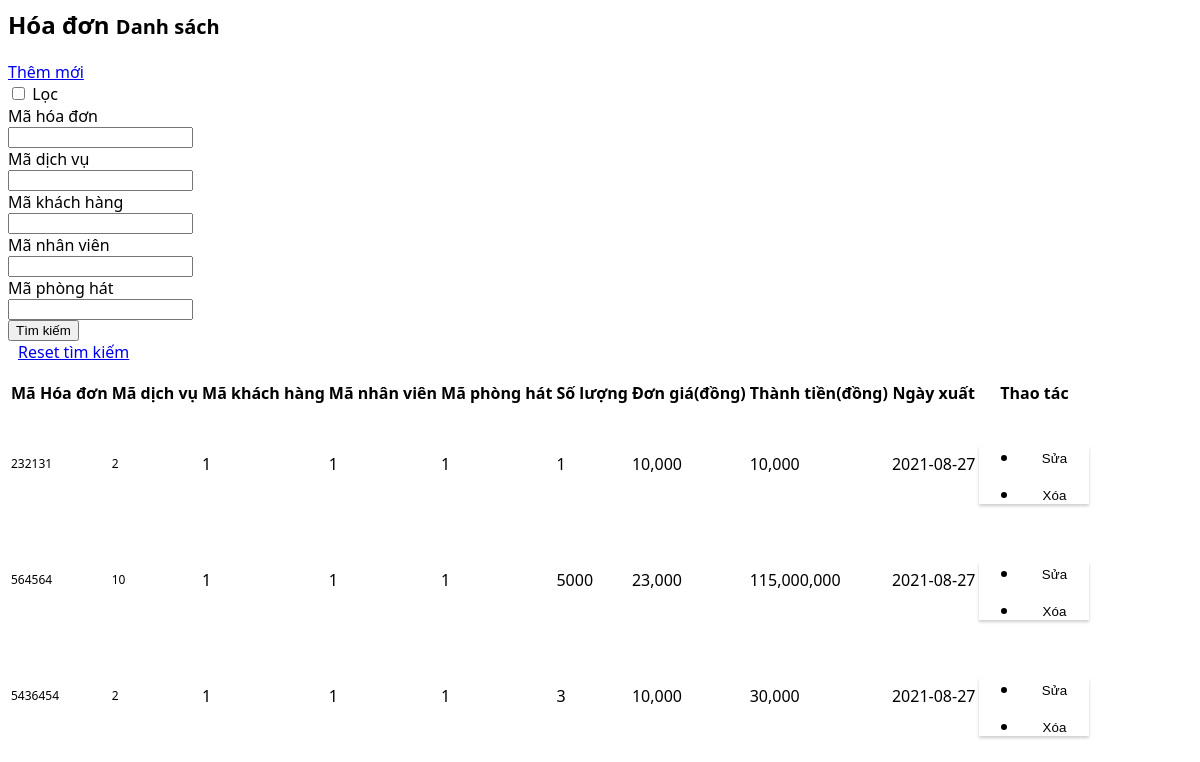
The app's page /views/hoadon/index.php with its own data.
### tables this page shows
CREATE TABLE `hoadon` (
  `IdHoaDon` bigint(20) UNSIGNED NOT NULL,
  `IdDichVu` bigint(20) UNSIGNED NOT NULL,
  `IdKhachHang` bigint(20) UNSIGNED NOT NULL,
  `IdNhanVien` bigint(20) UNSIGNED NOT NULL,
  `IdPhongHat` bigint(20) UNSIGNED NOT NULL,
  `SoLuong` int(11) NOT NULL,
  `NgayTao` date NOT NULL,
  `created_at` timestamp NULL DEFAULT NULL,
  `updated_at` timestamp NULL DEFAULT NULL
);

CREATE TABLE `dichvu` (
  `IdDichVu` bigint(20) UNSIGNED NOT NULL,
  `TenDV` varchar(255) NOT NULL,
  `Mota` text NOT NULL,
  `DonGia` varchar(255) NOT NULL,
  `SoLuong` int(11) NOT NULL,
  `TrangThai` int(11) NOT NULL,
  `created_at` timestamp NULL DEFAULT NULL,
  `updated_at` timestamp NULL DEFAULT NULL
);

### models/HoaDon.php (called while the page is built, shortened)
<?php
require_once 'models/Model.php';
class HoaDon extends Model
{
    private $cn;
		function __construct(){
			$this->cn = new Model();
		}
    public function DanhSachHoaDon()
    {
        $sql = "SELECT hoadon.*, dichvu.DonGia FROM hoadon INNER JOIN dichvu ON hoadon.IdDichVu = dichvu.IdDichVu";
        return $this->cn->FetchAll($sql);
    }
}

### models/Model.php (called while the page is built, shortened)
<?php
class Model {
  private $DB_NAME = 'karaoke';
  private $DB_USERNAME = 'root';
  private $DB_PASSWORD = '';
  private $link;
  public function __construct() {
    $this->link=mysqli_connect("localhost",$this->DB_USERNAME,$this->DB_PASSWORD,$this->DB_NAME);
  }
  function ExecuteQuery($sql)
	{
		mysqli_query($this->link,"set names 'utf8'");
		return mysqli_query($this->link, $sql);
	}
	function FetchAll($sql)
	{
		$result=$this->ExecuteQuery($sql);
		$arr=array();
		while($row=mysqli_fetch_assoc($result))
		{
			$arr[]=$row;
		}
		return $arr;
	}
}

### views/hoadon/index.php (the view, shortened to what this page needs)
<?php
    if(isset($_REQUEST["searchForm"])){
        $form = $_REQUEST["searchForm"];
        $HoaDon = new HoaDon();
        $HoaDons = $HoaDon->TimKiem(
          $form['maHoaDon'],
          $form["IdDichVu"],
          $form["IdKhachHang"],
          $form["IdNhanVien"],
          $form["IdPhongHat"]
        );
    }
    else{
        $HoaDon = new HoaDon();
        $HoaDons = $HoaDon->DanhSachHoaDon();
    }
    $name = 'Hóa đơn';
?>
<div class="content-wrapper" id="pjax-container">
  <div id="app">
    <section class="content-header">
      <h1>
      <?php echo $name;?>
        <small>Danh sách</small>
      </h1>
    </section>
    <section class="content">
      <div class="row">
        <div class="col-md-12">
          <div class="box grid-box">
            <div class="box-header with-border">
              <div class="pull-right">
                <div class="btn-group pull-right grid-create-btn" style="margin-right: 10px">
                <a href="index.php?controller=HoaDon&action=add" class="btn btn-sm btn-success" title="Thêm mới">
                        <i class="fa fa-plus"></i><span class="hidden-xs">  Thêm mới</span>
                    </a>
                </div>
              </div>
              <div class="pull-left">
                <div class="btn-group" style="margin-right: 5px" data-toggle="buttons">
                  <label class="btn btn-sm btn-dropbox 611dfa7a100ec-filter-btn active" title="Lọc">
                  <input type="checkbox"><i class="fa fa-filter"></i><span class="hidden-xs">  Lọc</span>
                  </label>
                </div>
              </div>
            </div>
            <div class="box-header with-border  filter-box" id="filter-box">
              <form action="" class="form-horizontal" method="post">
                <div class="row">
                  <div class="col-md-12">
                    <div class="box-body">
                      <div class="fields-group">
                        <div class="form-group">
                          <label class="col-sm-2 control-label"> Mã hóa đơn</label>
                          <div class="col-sm-8">
                            <div class="input-group input-group-sm">
                              <input type="text" class="form-control name" name="searchForm[maHoaDon]" value="<?php echo isset($_POST["searchForm"]) ? $_POST["searchForm"]["maHoaDon"] : '' ?>">
                            </div>
                          </div>
                        </div>
                        <div class="form-group">
                          <label class="col-sm-2 control-label"> Mã dịch vụ</label>
                          <div class="col-sm-8">
                            <div class="input-group input-group-sm">
                              <input type="text" class="form-control name" name="searchForm[IdDichVu]" value="<?php echo isset($_POST["searchForm"]) ? $_POST["searchForm"]["IdDichVu"] : '' ?>">
                            </div>
                          </div>
                        </div>
                        <div class="form-group">
                          <label class="col-sm-2 control-label"> Mã khách hàng</label>
                          <div class="col-sm-8">
                            <div class="input-group input-group-sm">
                              <input type="text" class="form-control name" name="searchForm[IdKhachHang]" value="<?php echo isset($_POST["searchForm"]) ? $_POST["searchForm"]["IdKhachHang"] : '' ?>">
                            </div>
                          </div>
                        </div>
                        <div class="form-group">
                          <label class="col-sm-2 control-label"> Mã nhân viên</label>
                          <div class="col-sm-8">
                            <div class="input-group input-group-sm">
                              <input type="text" class="form-control name" name="searchForm[IdNhanVien]" value="<?php echo isset($_POST["searchForm"]) ? $_POST["searchForm"]["IdNhanVien"] : '' ?>">
                            </div>
                          </div>
                        </div>
                        <div class="form-group">
                          <label class="col-sm-2 control-label"> Mã phòng hát</label>
                          <div class="col-sm-8">
                            <div class="input-group input-group-sm">
                              <input type="text" class="form-control name" name="searchForm[IdPhongHat]" value="<?php echo isset($_POST["searchForm"]) ? $_POST["searchForm"]["IdPhongHat"] : '' ?>">
                            </div>
                          </div>
                        </div>
                      </div>
                    </div>
                  </div>
                </div>
                <div class="box-footer">
                  <div class="row">
                    <div class="col-md-12">
                      <div class="col-md-8">
                        <div class="btn-group pull-left">
                          <button class="btn btn-info submit btn-sm"><i class="fa fa-search"></i>Tìm kiếm</button>
                        </div>
                        <div class="btn-group pull-left " style="margin-left: 10px;">
                          <a href="index.php?controller=HoaDon&action=index" class="btn btn-default btn-sm"><i class="fa fa-undo"></i>  Reset tìm kiếm</a>
                        </div>
                      </div>
                    </div>
                  </div>
                </div>
              </form>
            </div>
            <div class="box-body table-responsive no-padding">
              <table class="table table-hover grid-table">
                <thead>
                  <tr>
                    <th class="column-id">Mã <?php echo $name;?></th>
                    <th class="column-name">Mã dịch vụ</th>
                    <th class="column-roles">Mã khách hàng</th>
                    <th class="column-areaId">Mã nhân viên</th>
                    <th class="column-stream_key">Mã phòng hát</th>
                    <th class="column-stream_key">Số lượng</th>
                    <th class="column-stream_key">Đơn giá(đồng)</th>
                    <th class="column-stream_key">Thành tiền(đồng)</th>
                    <th class="column-stream_key">Ngày xuất</th>
                    <th class="column-__actions__">Thao tác</th>
                  </tr>
                </thead>
                <tbody>
                  <?php
                    foreach($HoaDons as $item){
                        echo '<tr>
                        <td class="column-id">
                        <span class="label label-success" style="font-size:12px;">'.$item['IdHoaDon'].'</span>
                        </td>
                        <td class="column-username">
                        <span class="label label-primary" style="font-size:12px;">'.$item['IdDichVu'].'</span>
                        </td>
                        <td class="column-name">
                        '.$item['IdKhachHang'].'
                        </td>
                        <td class="column-roles">
                        '.$item['IdNhanVien'].'
                        </td>
                        <td class="column-areaId" style="font-size:16px;">
                        '.$item['IdPhongHat'].'
                        </td>
                        <td class="column-stream_key">
                        '.$item['SoLuong'].'
                        </td>
                        <td class="column-stream_key">
                        '.number_format($item['DonGia']).'
                        </td>
                        <td class="column-stream_key text-bold">
                        '.number_format($item['SoLuong'] * $item['DonGia']).'
                        </td>
                        <td class="column-stream_key">
                        '.$item['NgayTao'].'
                        </td>
                        <td class="column-__actions__">
                          <div class="grid-dropdown-actions dropdown">
                            <a href="#" style="padding: 0 10px;" class="dropdown-toggle" data-toggle="dropdown">
                            </a>
                            <ul class="dropdown-menu" style="min-width: 70px !important;box-shadow: 0 2px 3px 0 rgba(0,0,0,.2);border-radius:0;left: -65px;top: 5px;">
                            <li>
                            <form method="post" action="index.php?controller='.$_REQUEST['controller'].'&action=edit">
                                <input hidden class="hidden" type="text" name="editForm[maHoaDon]" value="'.$item['IdHoaDon'].'">
                                <input hidden class="hidden" type="text" name="editForm[IdDichVu]" value="'.$item['IdDichVu'].'">
                                <input hidden class="hidden" type="text" name="editForm[IdKhachHang]" value="'.$item['IdKhachHang'].'">
                                <input hidden class="hidden" type="text" name="editForm[IdNhanVien]" value="'.$item['IdNhanVien'].'">
                                <input hidden class="hidden" type="text" name="editForm[IdPhongHat]" value="'.$item['IdPhongHat'].'">
                                <input hidden class="hidden" type="text" name="editForm[SoLuong]" value="'.$item['SoLuong'].'">
                                <button style="background-color: transparent;width: 100%;border: none;" type="submit">Sửa</button>
                                </form>
                            </li>
                            <li>
                            <form method="post" action="">
                                <input hidden class="hidden" type="text" name="deleteForm[maHoaDon]" value="'.$item['IdHoaDon'].'">
                                <button style="background-color: transparent;width: 100%;border: none;" type="submit">Xóa</button>
                            </form>
                            </li>
                            </ul>
                          </div>
                        </td>
                      </tr>';
                    }
                  ?>
                </tbody>
              </table>
            </div>
          </div>
        </div>
      </div>
    </section>
  </div>
</div>

### records on screen
hoadon: IdHoaDon "232131", IdDichVu "2", IdKhachHang "1", IdNhanVien "1", IdPhongHat "1", SoLuong "1", IdDichVu.DonGia "10,000", $item['SoLuong']*$item['DonGia'] "10,000", NgayTao "2021-08-27"
hoadon: IdHoaDon "564564", IdDichVu "10", IdKhachHang "1", IdNhanVien "1", IdPhongHat "1", SoLuong "5000", IdDichVu.DonGia "23,000", $item['SoLuong']*$item['DonGia'] "115,000,000", NgayTao "2021-08-27"
hoadon: IdHoaDon "5436454", IdDichVu "2", IdKhachHang "1", IdNhanVien "1", IdPhongHat "1", SoLuong "3", IdDichVu.DonGia "10,000", $item['SoLuong']*$item['DonGia'] "30,000", NgayTao "2021-08-27"

### other values on screen
$name "Hóa đơn"
